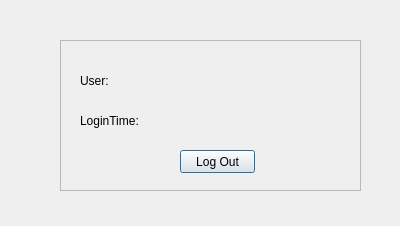
<?xml version="1.0" encoding="UTF-8"?>
<ui version="4.0">
 <class>Dialog</class>
 <widget class="QDialog" name="Dialog">
  <property name="geometry">
   <rect>
    <x>0</x>
    <y>0</y>
    <width>400</width>
    <height>226</height>
   </rect>
  </property>
  <property name="windowTitle">
   <string>UserStatus</string>
  </property>
  <widget class="QFrame" name="frame">
   <property name="geometry">
    <rect>
     <x>60</x>
     <y>40</y>
     <width>301</width>
     <height>151</height>
    </rect>
   </property>
   <property name="frameShape">
    <enum>QFrame::StyledPanel</enum>
   </property>
   <property name="frameShadow">
    <enum>QFrame::Raised</enum>
   </property>
   <widget class="QLabel" name="label">
    <property name="geometry">
     <rect>
      <x>20</x>
      <y>30</y>
      <width>91</width>
      <height>21</height>
     </rect>
    </property>
    <property name="text">
     <string>User:</string>
    </property>
   </widget>
   <widget class="QLabel" name="label_2">
    <property name="geometry">
     <rect>
      <x>20</x>
      <y>70</y>
      <width>91</width>
      <height>21</height>
     </rect>
    </property>
    <property name="text">
     <string>LoginTime:</string>
    </property>
   </widget>
   <widget class="QLabel" name="label_3">
    <property name="geometry">
     <rect>
      <x>90</x>
      <y>70</y>
      <width>191</width>
      <height>21</height>
     </rect>
    </property>
    <property name="text">
     <string/>
    </property>
   </widget>
   <widget class="QLabel" name="label_4">
    <property name="geometry">
     <rect>
      <x>90</x>
      <y>30</y>
      <width>171</width>
      <height>21</height>
     </rect>
    </property>
    <property name="text">
     <string/>
    </property>
   </widget>
   <widget class="QPushButton" name="pushButton">
    <property name="geometry">
     <rect>
      <x>120</x>
      <y>110</y>
      <width>75</width>
      <height>23</height>
     </rect>
    </property>
    <property name="text">
     <string>Log Out</string>
    </property>
   </widget>
  </widget>
 </widget>
 <resources/>
 <connections>
  <connection>
   <sender>pushButton</sender>
   <signal>clicked()</signal>
   <receiver>Dialog</receiver>
   <slot>checklogout()</slot>
   <hints>
    <hint type="sourcelabel">
     <x>208</x>
     <y>159</y>
    </hint>
    <hint type="destinationlabel">
     <x>44</x>
     <y>83</y>
    </hint>
   </hints>
  </connection>
 </connections>
 <slots>
  <slot>checklogin()</slot>
  <slot>checklogout()</slot>
 </slots>
</ui>
